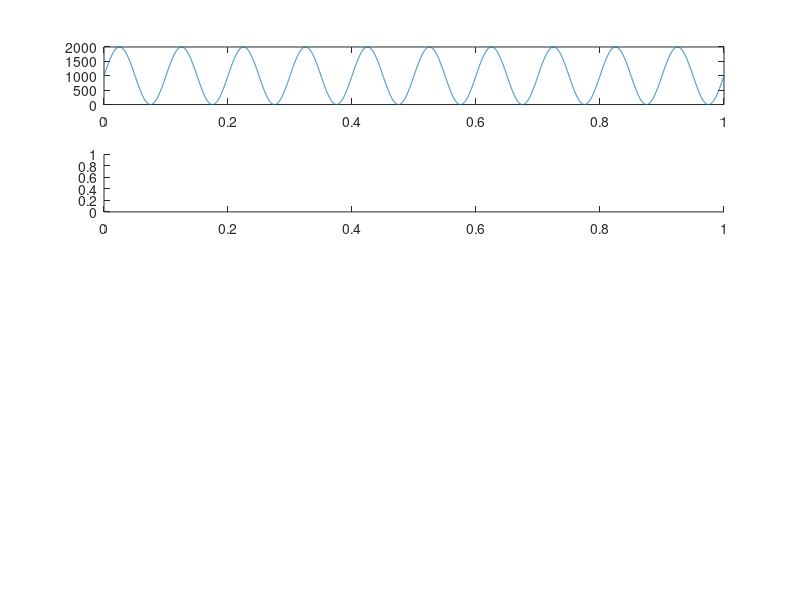

Write the MATLAB code that produced this figure. (Note: this script raises an error after producing the figure.)
% Ivan Volkov
% 988146
% 03/09/2022
% Lab 2, Q2

% part a
% stimulation parameters
dt = 0.0001;                % step size in seconds
lentime = 1;                % duration of simulation in seconds
ts = 0:dt:lentime;          % each step of the full simulation
lensim = length(ts);        % number of steps in the simulation

% stimulus parameters
rng('shuffle');
rate = 1000*(1+sin(2*pi*10*ts));             % mean input rate
spikes = rand(1, lensim) < (dt * rate);      % input spike train

% plotting
% rate
figure(1);
subplot(5, 1, 1);
plot(ts, rate);

% spike train
figure(1);
subplot(5, 1, 2);

% x-coordinates
[~, x_coor] = find(spikes==1);
x_coor = dt*x_coor;
xline(x_coor);

% part b
% membrane parameters
a = 0.4;                    % mV step in membrane voltage for each input
tau = 0.02;                 % membrane time constant in seconds
v = zeros(1,lensim);        % membrane potential

% membrane potential
index = 1;
for t=dt:dt:lentime
    
    % Decay the membrane potential
    v(index+1) = exp(-dt/tau)*v(index);
    index = index + 1;
    
    % Is there an input spike in this time?
    if (spikes(index))
        v(index) = a + v(index);
    end
end

% plotting
figure(1);
subplot(5, 1, 3);
plot(ts, v);

% output rate
u = 300./(1+exp(-(v-10)));

% plotting
figure(1);
subplot(5, 1, 4);
plot(ts, u);

% part c
% output spikes
outputspikes = rand(1, lensim) < (dt * u);

% inter-spike interval
spiketimes = find(outputspikes)*dt;
isi = spiketimes(2:end) - spiketimes(1:end-1);

% plotting
figure(1);
subplot(5, 1, 5);
xline(spiketimes);
xlim([0 1]);

% part d
% parameter initialisation
freq = 10;                   % input frequency
T = 1/freq;                  % period of the input signal
N = length(spiketimes);      % number of time neuron spiked
s_sum = 0;
c_sum = 0;

% synchronisation index
% s-value calculation
for i = 1:N
    
    s_sum = s_sum + sin((2*pi*spiketimes(i))/T);

end
    
s = (1/N)*s_sum;

% c-value calculation
for i = 1:N
    
    c_sum = c_sum + cos((2*pi*spiketimes(i))/T);

end

c = (1/N)*c_sum;

% index
r = sqrt(c^2 + s^2);